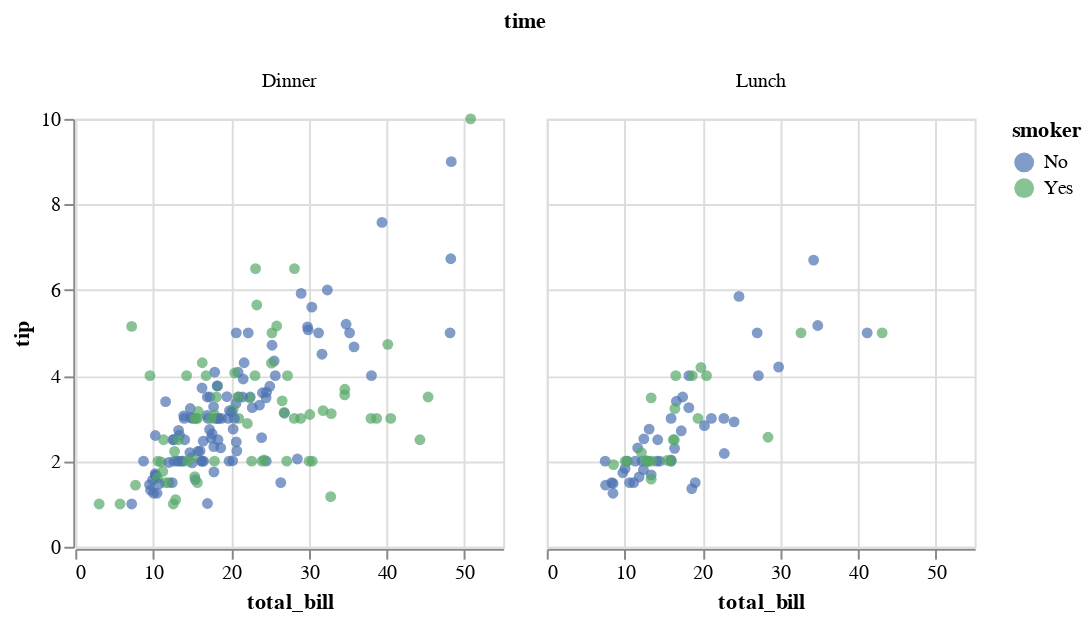

Write notebook code for a chart like this one.
### Code cell
c = salt.FacetGrid(tips, col="time", hue="smoker")
display(c.map_dataframe(palt.scatter, "total_bill", "tip"))

g = sns.FacetGrid(tips, col="time", hue="smoker")
g = g.map(plt.scatter, "total_bill", "tip", edgecolor="w").add_legend()

### Figure 1 — Vega-Lite specification as saved in the notebook (floating-point values rounded to 4 significant figures; data arrays with more than 128 entries replaced by an {"elided": "..."} marker saying what was removed)
{"$schema": "https://vega.github.io/schema/vega-lite/v2.4.1.json", "config": {"range": {"category": ["rgba(76.0,114.0,176.0,1)", "rgba(85.0,168.0,104.0,1)", "rgba(196.0,78.0,82.0,1)", "rgba(129.0,114.0,178.0,1)", "rgba(204.0,185.0,116.0,1)", "rgba(100.0,181.0,205.0,1)"]}, "view": {"height": 300, "width": 400}}, "data": {"values": {"elided": "244 records"}}, "facet": {"column": {"field": "time", "type": "nominal"}}, "spec": {"encoding": {"color": {"field": "smoker", "type": "nominal"}, "x": {"field": "total_bill", "type": "quantitative"}, "y": {"field": "tip", "type": "quantitative"}}, "height": 216, "mark": "circle", "width": 216}}
